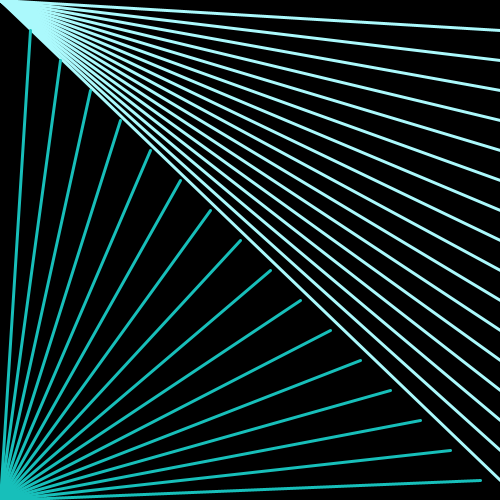
Frame 1 (no input)
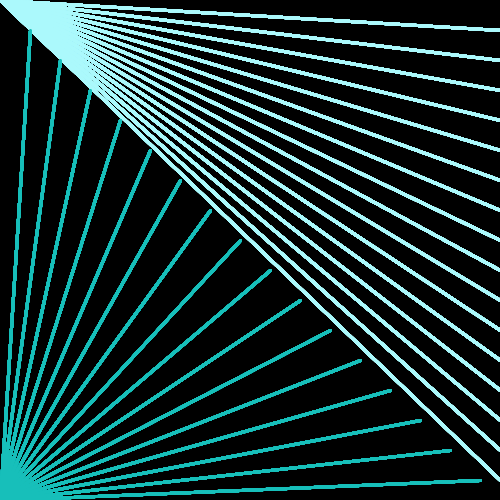
Frame 60 (the mouse pressed at the canvas centre just before this capture)
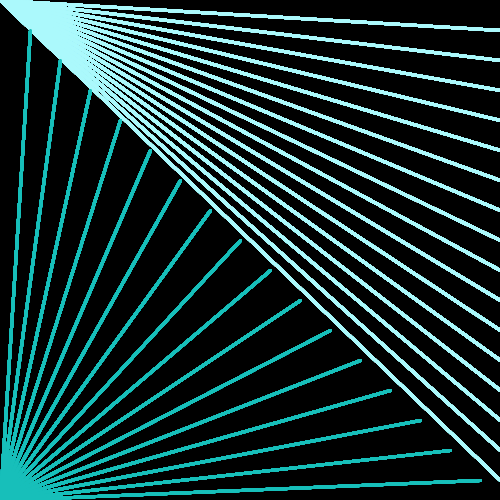
Frame 120 (the mouse held since frame 60 and released just before this capture)

The Processing sketch that drew these frames (run headless with seeded random() and noise(); from frame 60 on, the mouse is pressed at the canvas centre):

// Processing sketch: processing_167103
// ── processing_167103.pde

void setup(){
size(500, 500);
background(0);
} 

void draw(){
  stroke(171, 249, 252);                //change line's color
  strokeWeight(3);                      // change line's weight
  for(int b=30; b<height; b+=30){       //for loop to repeat lines
    line(0, 0, width,b);                //x2=width, to draw lines until the border. y2=b, to change height of the lines.  
}
  for(int b=30; b<height; b+=30){      
    stroke(23, 191, 186);
    line(0, width, b, b);
}
}
